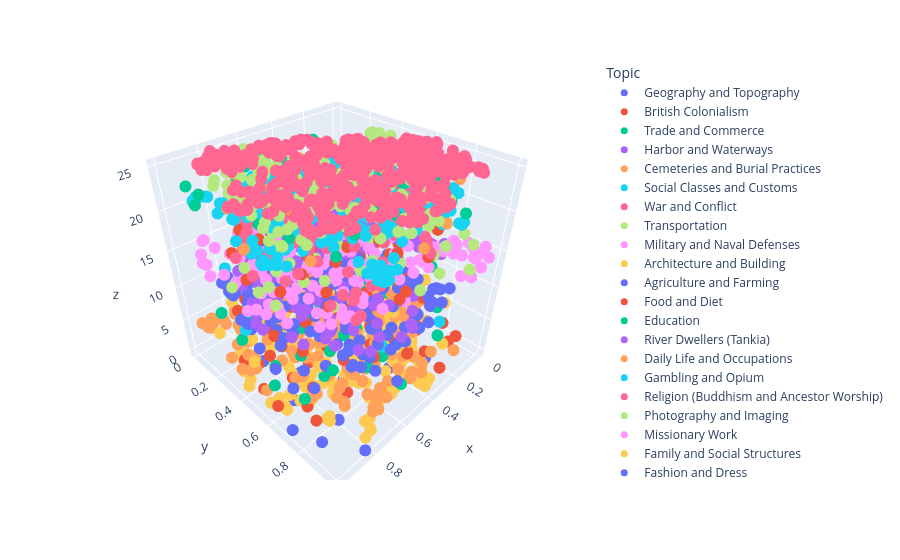

This figure's notebook cell:
### Code cell
display_sentences(all_sentences_classed)
